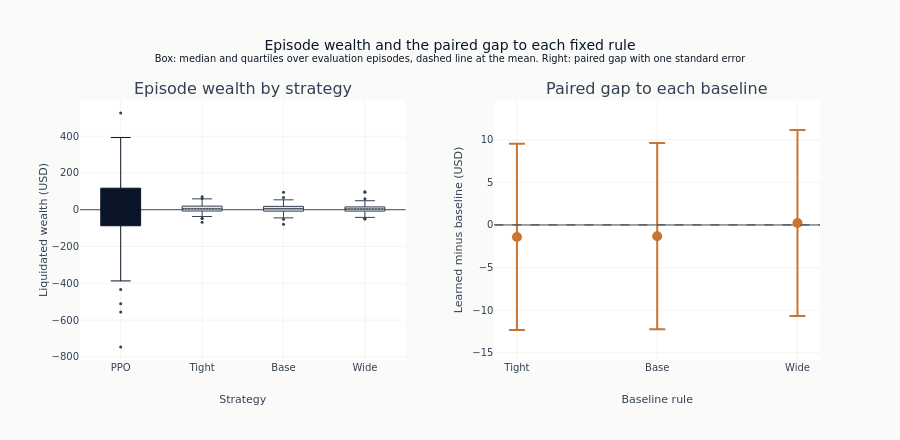

Notebook source saved alongside this figure:
### Code cell
show_plotly_with_alt(
    plot_wealth_comparison(results, all_gaps),
    "Two panels. Left: a box per strategy over the liquidated wealth of each evaluation episode, the learned policy filled darker than the three fixed rules. Right: the mean paired wealth gap to each fixed rule as a marker with one standard error either side, against a dashed line at zero.",
)

### Figure 1 — Plotly figure (JSON) as saved in the notebook; plotly's stock layout.template omitted (floating-point values rounded to 4 significant figures; data arrays with more than 128 entries replaced by an {"elided": "..."} marker saying what was removed)
{"data": [{"boxmean": true, "fillcolor": "#0a1628", "line": {"color": "#0a1628", "width": 1}, "marker": {"color": "#334155", "size": 3}, "name": "PPO", "showlegend": false, "type": "box", "xaxis": "x", "y": {"elided": "240 float values"}, "yaxis": "y"}, {"boxmean": true, "fillcolor": "#e8e8e6", "line": {"color": "#334155", "width": 1}, "marker": {"color": "#334155", "size": 3}, "name": "Tight", "showlegend": false, "type": "box", "xaxis": "x", "y": {"elided": "240 float values"}, "yaxis": "y"}, {"boxmean": true, "fillcolor": "#e8e8e6", "line": {"color": "#334155", "width": 1}, "marker": {"color": "#334155", "size": 3}, "name": "Base", "showlegend": false, "type": "box", "xaxis": "x", "y": {"elided": "240 float values"}, "yaxis": "y"}, {"boxmean": true, "fillcolor": "#e8e8e6", "line": {"color": "#334155", "width": 1}, "marker": {"color": "#334155", "size": 3}, "name": "Wide", "showlegend": false, "type": "box", "xaxis": "x", "y": {"elided": "240 float values"}, "yaxis": "y"}, {"error_y": {"array": [10.92, 10.93, 10.91], "color": "#C87533", "thickness": 2, "type": "data", "width": 8}, "marker": {"color": "#C87533", "size": 10}, "mode": "markers", "showlegend": false, "type": "scatter", "x": ["Tight", "Base", "Wide"], "xaxis": "x2", "y": [-1.405, -1.319, 0.2353], "yaxis": "y2"}], "layout": {"annotations": [{"font": {"size": 16}, "showarrow": false, "text": "Episode wealth by strategy", "x": 0.22, "xanchor": "center", "xref": "paper", "y": 1.0, "yanchor": "bottom", "yref": "paper"}, {"font": {"size": 16}, "showarrow": false, "text": "Paired gap to each baseline", "x": 0.78, "xanchor": "center", "xref": "paper", "y": 1.0, "yanchor": "bottom", "yref": "paper"}], "height": 440, "shapes": [{"line": {"color": "#334155", "dash": "dash", "width": 1}, "type": "line", "x0": 0, "x1": 1, "xref": "x2 domain", "y0": 0, "y1": 0, "yref": "y2"}], "title": {"text": "Episode wealth and the paired gap to each fixed rule<br><sup>Box: median and quartiles over evaluation episodes, dashed line at the mean. Right: paired gap with one standard error</sup>"}, "xaxis": {"anchor": "y", "domain": [0.0, 0.44], "title": {"text": "Strategy"}}, "xaxis2": {"anchor": "y2", "domain": [0.56, 1.0], "title": {"text": "Baseline rule"}}, "yaxis": {"anchor": "x", "domain": [0.0, 1.0], "title": {"text": "Liquidated wealth (USD)"}}, "yaxis2": {"anchor": "x2", "domain": [0.0, 1.0], "range": [-15.85, 14.66], "title": {"text": "Learned minus baseline (USD)"}}}}
